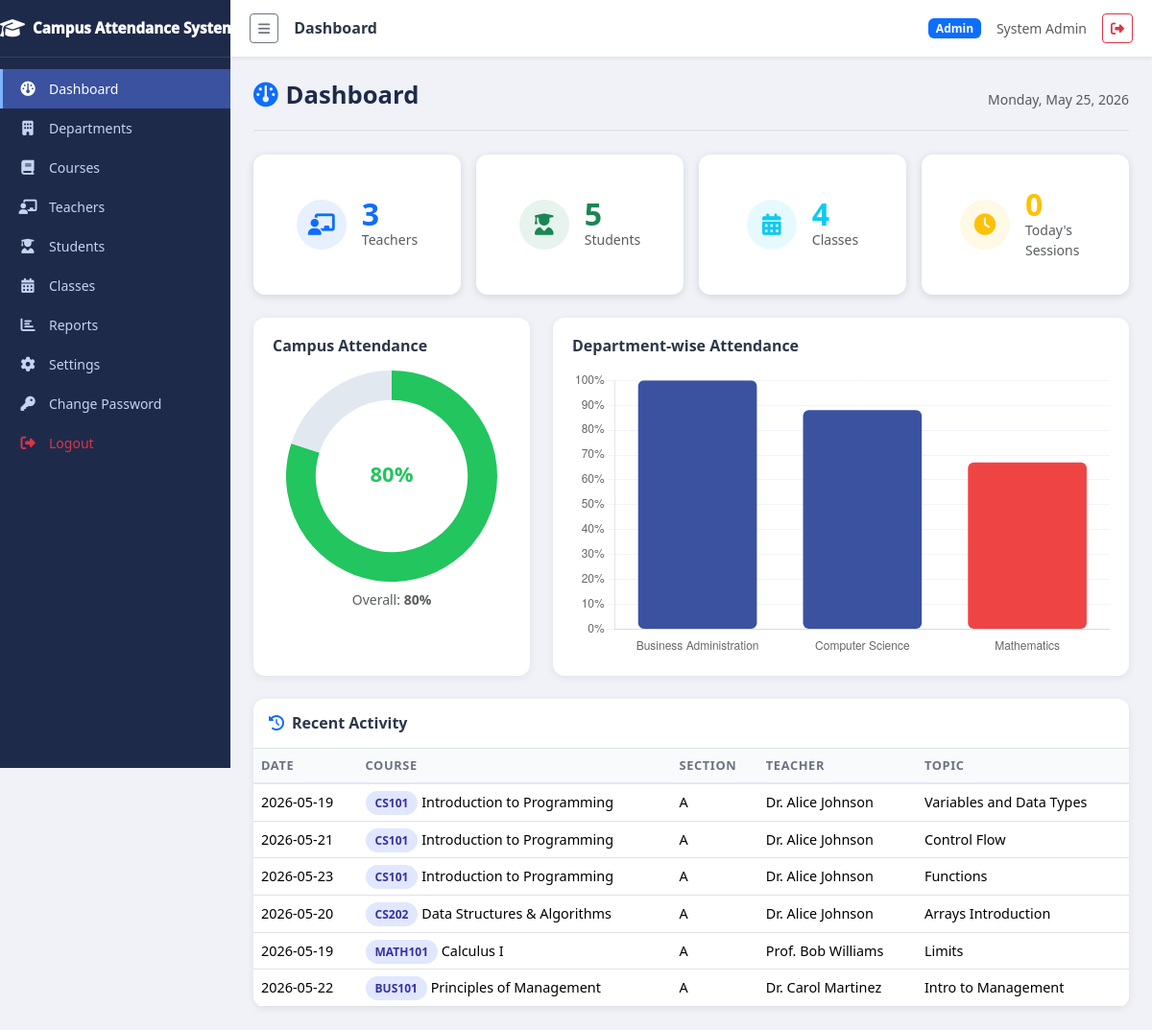
The page / (signed in) on the database its author committed.
### tables this page shows
CREATE TABLE settings (
  setting_key   varchar(60) NOT NULL,
  setting_value text        DEFAULT NULL,
  PRIMARY KEY (setting_key)
);

CREATE TABLE sessions (
  id           int          NOT NULL AUTO_INCREMENT,
  class_id     int          NOT NULL,
  teacher_id   int          NOT NULL,
  session_date date         NOT NULL,
  topic        varchar(150) DEFAULT NULL,
  created_at   datetime     NOT NULL DEFAULT CURRENT_TIMESTAMP,
  PRIMARY KEY (id),
  KEY fk_session_class   (class_id),
  KEY fk_session_teacher (teacher_id),
  CONSTRAINT fk_session_class   FOREIGN KEY (class_id)   REFERENCES classes(id),
  CONSTRAINT fk_session_teacher FOREIGN KEY (teacher_id) REFERENCES users(id)
);

CREATE TABLE courses (
  id         int           NOT NULL AUTO_INCREMENT,
  code       varchar(20)   NOT NULL,
  name       varchar(100)  NOT NULL,
  dept_id    int           NOT NULL,
  credits    int           NOT NULL DEFAULT 3,
  created_at datetime      NOT NULL DEFAULT CURRENT_TIMESTAMP,
  PRIMARY KEY (id),
  UNIQUE KEY uq_course_code (code),
  KEY fk_course_dept (dept_id),
  CONSTRAINT fk_course_dept FOREIGN KEY (dept_id) REFERENCES departments(id)
);

CREATE TABLE classes (
  id            int           NOT NULL AUTO_INCREMENT,
  course_id     int           NOT NULL,
  teacher_id    int           NOT NULL,
  section       varchar(10)   NOT NULL,
  academic_year varchar(9)    NOT NULL,
  semester      tinyint       NOT NULL,
  schedule      varchar(100)  DEFAULT NULL,
  created_at    datetime      NOT NULL DEFAULT CURRENT_TIMESTAMP,
  PRIMARY KEY (id),
  KEY fk_class_course  (course_id),
  KEY fk_class_teacher (teacher_id),
  CONSTRAINT fk_class_course  FOREIGN KEY (course_id)  REFERENCES courses(id),
  CONSTRAINT fk_class_teacher FOREIGN KEY (teacher_id) REFERENCES users(id)
);

CREATE TABLE users (
  id         int           NOT NULL AUTO_INCREMENT,
  name       varchar(100)  NOT NULL,
  email      varchar(100)  NOT NULL,
  phone      varchar(20)   DEFAULT NULL,
  password   varchar(255)  NOT NULL,
  role       enum('admin','teacher','student') NOT NULL DEFAULT 'student',
  dept_id    int           DEFAULT NULL,
  avatar     varchar(255)  DEFAULT NULL,
  is_active  tinyint       NOT NULL DEFAULT 1,
  created_at datetime      NOT NULL DEFAULT CURRENT_TIMESTAMP,
  PRIMARY KEY (id),
  UNIQUE KEY uq_email (email),
  KEY fk_user_dept (dept_id),
  CONSTRAINT fk_user_dept FOREIGN KEY (dept_id) REFERENCES departments(id)
    ON DELETE SET NULL
);

### includes/auth.php (called while the page is built, shortened)
<?php
function current_user(): ?array {
  return $_SESSION['user'] ?? null;
}

### includes/functions.php (called while the page is built, shortened)
<?php
function get_setting(string $key, mixed $default = ''): mixed {
  $pdo  = get_db();
  $stmt = $pdo->prepare('SELECT setting_value FROM settings WHERE setting_key = :k');
  $stmt->execute([':k' => $key]);
  $row  = $stmt->fetch(PDO::FETCH_ASSOC);
  return ($row !== false) ? $row['setting_value'] : $default;
}
function get_campus_attendance_pct(): int {
  $pdo  = get_db();
  $stmt = $pdo->query(
    'SELECT COUNT(*) AS total,
            SUM(status IN (\'present\',\'late\')) AS present
     FROM attendance'
  );
  $row = $stmt->fetch(PDO::FETCH_ASSOC);
  $total   = (int)($row['total']   ?? 0);
  $present = (int)($row['present'] ?? 0);
  if ($total > 0) {
    return (int) round(($present / $total) * 100);
  }
  return 0;
}
function get_todays_session_count(): int {
  $pdo  = get_db();
  $stmt = $pdo->prepare(
    'SELECT COUNT(*) FROM sessions WHERE session_date = CURDATE()'
  );
  $stmt->execute();
  return (int)$stmt->fetchColumn();
}
function get_recent_activity(): array {
  $pdo  = get_db();
  $stmt = $pdo->query(
    'SELECT s.session_date, s.topic, s.created_at,
            u.name AS teacher_name,
            c.name AS course_name, c.code AS course_code,
            cl.section
     FROM sessions s
     JOIN classes cl ON cl.id = s.class_id
     JOIN courses  c ON  c.id = cl.course_id
     JOIN users    u ON  u.id = s.teacher_id
     ORDER BY s.created_at DESC
     LIMIT 10'
  );
  return $stmt->fetchAll(PDO::FETCH_ASSOC);
}

### index.php (the view, shortened to what this page needs)
<?php
require_once __DIR__ . '/includes/auth.php';
require_once __DIR__ . '/includes/functions.php';
$pageTitle = 'Dashboard';
$pdo = get_db();
$teacherCount = (int)$pdo->query("SELECT COUNT(*) FROM users WHERE role='teacher'")->fetchColumn();
$studentCount = (int)$pdo->query("SELECT COUNT(*) FROM users WHERE role='student'")->fetchColumn();
$classCount   = (int)$pdo->query("SELECT COUNT(*) FROM classes")->fetchColumn();
$todayCount   = get_todays_session_count();
$campusPct    = get_campus_attendance_pct();
$activity     = get_recent_activity();
$deptStmt = $pdo->query(
  'SELECT d.name AS dept,
          COUNT(a.id) AS total,
          SUM(a.status IN (\'present\',\'late\')) AS attended
   FROM departments d
   LEFT JOIN users u        ON u.dept_id = d.id AND u.role = \'student\'
   LEFT JOIN enrollments en ON en.student_id = u.id
   LEFT JOIN sessions s     ON s.class_id = en.class_id
   LEFT JOIN attendance a   ON a.session_id = s.id AND a.student_id = u.id
   GROUP BY d.id, d.name
   ORDER BY d.name'
);
$deptRows   = $deptStmt->fetchAll(PDO::FETCH_ASSOC);
$deptLabels = [];
$deptPcts   = [];
foreach ($deptRows as $dr) {
  $deptLabels[] = $dr['dept'];
  $total        = (int)($dr['total']    ?? 0);
  $attended     = (int)($dr['attended'] ?? 0);
  $deptPcts[]   = ($total > 0) ? (int)round(($attended / $total) * 100) : 0;
}
require_once __DIR__ . '/includes/header.php';
?>
<div class="page-header d-flex justify-content-between align-items-center">
  <h1><i class="fa fa-gauge me-2 text-primary"></i>Dashboard</h1>
  <span class="text-muted small"><?= date('l, F j, Y') ?></span>
</div>
<div class="row g-3 mb-4">
  <?php
  $stats = [
    ['icon'=>'fa-chalkboard-teacher','color'=>'primary','label'=>'Teachers',      'value'=>$teacherCount],
    ['icon'=>'fa-user-graduate',     'color'=>'success','label'=>'Students',       'value'=>$studentCount],
    ['icon'=>'fa-calendar-alt',      'color'=>'info',   'label'=>'Classes',        'value'=>$classCount],
    ['icon'=>'fa-clock',             'color'=>'warning','label'=>"Today's Sessions",'value'=>$todayCount],
  ];
  foreach ($stats as $s): ?>
  <div class="col-6 col-lg-3">
    <div class="card stat-card h-100">
      <div class="card-body d-flex align-items-center gap-3 p-3">
        <div class="card-icon bg-<?= $s['color'] ?> bg-opacity-10 text-<?= $s['color'] ?>">
          <i class="fa <?= $s['icon'] ?>"></i>
        </div>
        <div>
          <div class="card-number text-<?= $s['color'] ?>"><?= $s['value'] ?></div>
          <div class="text-muted small"><?= htmlspecialchars($s['label'], ENT_QUOTES, 'UTF-8') ?></div>
        </div>
      </div>
    </div>
  </div>
  <?php endforeach; ?>
</div>
<div class="row g-4 mb-4">
  <div class="col-md-4">
    <div class="chart-card h-100">
      <h6 class="fw-semibold mb-3">Campus Attendance</h6>
      <div style="max-width:220px;margin:auto;">
        <canvas id="campusDoughnut"></canvas>
      </div>
      <div class="text-center mt-2 text-muted small">Overall: <strong><?= $campusPct ?>%</strong></div>
    </div>
  </div>
  <div class="col-md-8">
    <div class="chart-card h-100">
      <h6 class="fw-semibold mb-3">Department-wise Attendance</h6>
      <canvas id="deptBar" height="160"></canvas>
    </div>
  </div>
</div>
<div class="table-card">
  <div class="p-3 border-bottom d-flex justify-content-between align-items-center">
    <h6 class="fw-semibold mb-0"><i class="fa fa-history me-2 text-primary"></i>Recent Activity</h6>
  </div>
  <div class="table-responsive">
    <table class="table table-hover mb-0">
      <thead>
        <tr>
          <th>Date</th><th>Course</th><th>Section</th><th>Teacher</th><th>Topic</th>
        </tr>
      </thead>
      <tbody>
        <?php if (empty($activity)): ?>
          <tr><td colspan="5" class="text-center text-muted py-4">No sessions yet.</td></tr>
        <?php else: ?>
          <?php foreach ($activity as $row): ?>
          <tr>
            <td><?= htmlspecialchars($row['session_date'], ENT_QUOTES, 'UTF-8') ?></td>
            <td>
              <span class="badge-dept"><?= htmlspecialchars($row['course_code'], ENT_QUOTES, 'UTF-8') ?></span>
              <?= htmlspecialchars($row['course_name'], ENT_QUOTES, 'UTF-8') ?>
            </td>
            <td><?= htmlspecialchars($row['section'], ENT_QUOTES, 'UTF-8') ?></td>
            <td><?= htmlspecialchars($row['teacher_name'], ENT_QUOTES, 'UTF-8') ?></td>
            <td><?= htmlspecialchars($row['topic'] ?? '—', ENT_QUOTES, 'UTF-8') ?></td>
          </tr>
          <?php endforeach; ?>
        <?php endif; ?>
      </tbody>
    </table>
  </div>
</div>
<script>
document.addEventListener('DOMContentLoaded', () => {
  createDoughnutChart('campusDoughnut', <?= $campusPct ?>, 'Attendance');
  createBarChart('deptBar',
    <?= json_encode($deptLabels) ?>,
    <?= json_encode($deptPcts) ?>
  );
});
</script>
<?php require_once __DIR__ . '/includes/footer.php'; ?>

### includes/header.php (shortened to what this page needs)
<?php
$pageTitle = $pageTitle ?? 'Campus Attendance System';
require_once __DIR__ . '/auth.php';
require_once __DIR__ . '/functions.php';
$user       = current_user();
$schoolName = get_setting('school_name', 'Campus Attendance System');
$scriptPath = str_replace('\\', '/', $_SERVER['SCRIPT_FILENAME']);
$basePath   = str_replace('\\', '/', realpath(__DIR__ . '/..') . '/');
$depth      = substr_count(str_replace($basePath, '', $scriptPath), '/');
$base       = str_repeat('../', $depth);
$navItems = [];
if ($user) {
  switch ($user['role']) {
    case 'admin':
      $navItems = [
        ['icon'=>'fa-gauge',        'label'=>'Dashboard',    'href'=>$base.'admin/index.php'],
        ['icon'=>'fa-building',     'label'=>'Departments',  'href'=>$base.'admin/departments.php'],
        ['icon'=>'fa-book',         'label'=>'Courses',      'href'=>$base.'admin/courses.php'],
        ['icon'=>'fa-chalkboard-teacher','label'=>'Teachers','href'=>$base.'admin/teachers.php'],
        ['icon'=>'fa-user-graduate','label'=>'Students',     'href'=>$base.'admin/students.php'],
        ['icon'=>'fa-calendar-alt', 'label'=>'Classes',      'href'=>$base.'admin/courses.php#classes'],
        ['icon'=>'fa-chart-bar',    'label'=>'Reports',      'href'=>$base.'admin/reports.php'],
        ['icon'=>'fa-cog',          'label'=>'Settings',     'href'=>$base.'admin/settings.php'],
      ];
      break;
  }
  $navItems[] = ['icon'=>'fa-key', 'label'=>'Change Password', 'href'=>$base.'auth/change_password.php'];
  $navItems[] = ['icon'=>'fa-sign-out-alt', 'label'=>'Logout',  'href'=>$base.'auth/logout.php', 'class'=>'text-danger'];
}
$currentScript = basename($_SERVER['PHP_SELF']);
?>
<!DOCTYPE html>
<html lang="en">
<head>
  <link rel="stylesheet" href="https://cdnjs.cloudflare.com/ajax/libs/bootstrap/5.3.2/css/bootstrap.min.css">
  <link rel="stylesheet" href="https://cdnjs.cloudflare.com/ajax/libs/font-awesome/6.5.0/css/all.min.css">
  <link rel="stylesheet" href="<?= $base ?>assets/css/style.css">
</head>
<body>
<?php if ($user): ?>
<div class="sidebar" id="sidebar">
  <div class="sidebar-brand">
    <i class="fa fa-graduation-cap me-2"></i>
    <span class="brand-text"><?= htmlspecialchars($schoolName, ENT_QUOTES, 'UTF-8') ?></span>
  </div>
  <nav class="sidebar-nav">
    <?php foreach ($navItems as $item): ?>
      <?php
        $isActive  = (basename($item['href']) === $currentScript) ? 'active' : '';
        $extraClass = $item['class'] ?? '';
      ?>
      <a href="<?= htmlspecialchars($item['href'], ENT_QUOTES, 'UTF-8') ?>"
         class="sidebar-link <?= $isActive ?> <?= $extraClass ?>">
        <i class="fa-solid <?= htmlspecialchars($item['icon'], ENT_QUOTES, 'UTF-8') ?> sidebar-icon"></i>
        <span class="sidebar-label"><?= htmlspecialchars($item['label'], ENT_QUOTES, 'UTF-8') ?></span>
      </a>
    <?php endforeach; ?>
  </nav>
</div>
<div class="main-wrapper" id="mainWrapper">
  <header class="top-bar">
    <button class="btn btn-sm btn-outline-secondary me-3" id="sidebarToggle" title="Toggle Sidebar">
      <i class="fa fa-bars"></i>
    </button>
    <h6 class="top-bar-title mb-0"><?= htmlspecialchars($pageTitle, ENT_QUOTES, 'UTF-8') ?></h6>
    <div class="ms-auto d-flex align-items-center gap-3">
      <span class="badge bg-primary text-capitalize"><?= htmlspecialchars($user['role'], ENT_QUOTES, 'UTF-8') ?></span>
      <span class="d-none d-sm-inline text-muted small"><?= htmlspecialchars($user['name'], ENT_QUOTES, 'UTF-8') ?></span>
      <a href="<?= $base ?>auth/logout.php" class="btn btn-sm btn-outline-danger" title="Logout">
        <i class="fa fa-sign-out-alt"></i>
      </a>
    </div>
  </header>
  <div class="toast-container position-fixed top-0 end-0 p-3" id="toastContainer" style="z-index:9999"></div>
  <main class="content-area">
<?php else: ?>
<div id="toastContainer" class="toast-container position-fixed top-0 end-0 p-3" style="z-index:9999"></div>
<?php endif; ?>

### assets/css/style.css (style rules this page uses)
:root { --sidebar-width: 240px; --sidebar-collapsed: 64px; --sidebar-bg: #1e2a4a; --sidebar-hover: #2d3f6b; --sidebar-active: #3a52a0; --sidebar-text: #c8d3f0; --sidebar-text-dim: #7a8db5; --topbar-height: 60px; --topbar-bg: #ffffff; --content-bg: #f0f2f8; --card-radius: 12px; --transition: 0.25s ease; }
*, *::before, *::after { box-sizing: border-box; }
body { margin: 0; font-family: "Segoe UI", Tahoma, sans-serif; background: var(--content-bg); color: #2d3748; }
.sidebar { position: fixed; top: 0; left: 0; width: var(--sidebar-width); height: 100vh; background: var(--sidebar-bg); display: flex; flex-direction: column; overflow-x: hidden; overflow-y: auto; z-index: 1000; transition: width var(--transition); }
.sidebar-brand { display: flex; align-items: center; padding: 18px 0px; color: #fff; font-weight: 999; font-size: 0.95rem; border-bottom: 1px solid rgba(255, 255, 255, 0.1); min-height: var(--topbar-height); white-space: nowrap; overflow: hidden; }
.sidebar-brand .fa-graduation-cap { font-size: 1.3rem; flex-shrink: 0; }
.sidebar-nav { padding: 12px 0; flex: 1; }
.sidebar-link { display: flex; align-items: center; padding: 10px 16px; color: var(--sidebar-text); text-decoration: none; white-space: nowrap; overflow: hidden; transition: background var(--transition), color var(--transition); border-left: 3px solid transparent; }
.sidebar-link.active { background: var(--sidebar-active); color: #fff; border-left-color: #7eb3ff; }
.sidebar-icon { width: 20px; text-align: center; font-size: 0.95rem; flex-shrink: 0; }
.sidebar-label { margin-left: 12px; font-size: 0.875rem; transition: opacity var(--transition); }
.main-wrapper { margin-left: var(--sidebar-width); min-height: 100vh; display: flex; flex-direction: column; transition: margin-left var(--transition); }
.top-bar { height: var(--topbar-height); background: var(--topbar-bg); border-bottom: 1px solid #e2e8f0; display: flex; align-items: center; padding: 0 20px; position: sticky; top: 0; z-index: 999; box-shadow: 0 1px 4px rgba(0, 0, 0, 0.08); }
.top-bar-title { font-size: 1rem; font-weight: 600; color: #2d3748; }
.content-area { padding: 24px; flex: 1; }
.stat-card { border-radius: var(--card-radius); border: none; box-shadow: 0 2px 8px rgba(0, 0, 0, 0.07); transition: transform 0.2s, box-shadow 0.2s; overflow: hidden; }
.stat-card .card-icon { width: 52px; height: 52px; border-radius: 50%; display: flex; align-items: center; justify-content: center; font-size: 1.4rem; flex-shrink: 0; }
.stat-card .card-number { font-size: 2rem; font-weight: 700; line-height: 1; }
.table-card { background: #fff; border-radius: var(--card-radius); box-shadow: 0 2px 8px rgba(0, 0, 0, 0.07); overflow: hidden; }
.table-card .table { margin-bottom: 0; }
.table th { font-size: 0.8rem; text-transform: uppercase; letter-spacing: 0.05em; color: #6b7280; background: #f8fafc; border-bottom: 2px solid #e2e8f0; }
.table td { vertical-align: middle; font-size: 0.9rem; }
.chart-card { background: #fff; border-radius: var(--card-radius); box-shadow: 0 2px 8px rgba(0, 0, 0, 0.07); padding: 20px; }
.page-header { margin-bottom: 24px; padding-bottom: 12px; border-bottom: 2px solid #e2e8f0; }
.page-header h1 { font-size: 1.6rem; font-weight: 700; color: #1e2a4a; }
.badge-dept { background: #e0e7ff; color: #3730a3; font-size: 0.75rem; padding: 4px 10px; border-radius: 20px; font-weight: 600; }
.stat-card { display: flex; align-items: center; gap: 1rem; padding: 1.25rem 1.5rem; border-radius: 12px; color: #fff; box-shadow: 0 2px 8px rgba(0, 0, 0, 0.12); transition: transform 0.15s ease, box-shadow 0.15s ease; }

### rows shown on the page
settings: setting_value "Campus Attendance…"
sessions: session_date "2026-05-19", courses.code "CS101", courses.name "Introduction to Programming", class.section "A", teacher.name "Dr. Alice Johnson", topic "Variables and Data Types"
sessions: session_date "2026-05-21", courses.code "CS101", courses.name "Introduction to Programming", class.section "A", teacher.name "Dr. Alice Johnson", topic "Control Flow"
sessions: session_date "2026-05-23", courses.code "CS101", courses.name "Introduction to Programming", class.section "A", teacher.name "Dr. Alice Johnson", topic "Functions"
sessions: session_date "2026-05-20", courses.code "CS202", courses.name "Data Structures & Algorithms", class.section "A", teacher.name "Dr. Alice Johnson", topic "Arrays Introduction"
sessions: session_date "2026-05-19", courses.code "MATH101", courses.name "Calculus I", class.section "A", teacher.name "Prof. Bob Williams", topic "Limits"
sessions: session_date "2026-05-22", courses.code "BUS101", courses.name "Principles of Management", class.section "A", teacher.name "Dr. Carol Martinez", topic "Intro to Management"

### other values the page prints
$item['label'] "Dashboard"
$item['label'] "Departments"
$item['label'] "Courses"
$item['label'] "Teachers"
$item['label'] "Students"
$item['label'] "Classes"
$item['label'] "Reports"
$item['label'] "Settings"
$item['label'] "Change Password"
$item['label'] "Logout"
$pageTitle "Dashboard"
$user['role'] "Admin"
$user['name'] "System Admin"
$s['value'] "3"
$s['label'] "Teachers"
